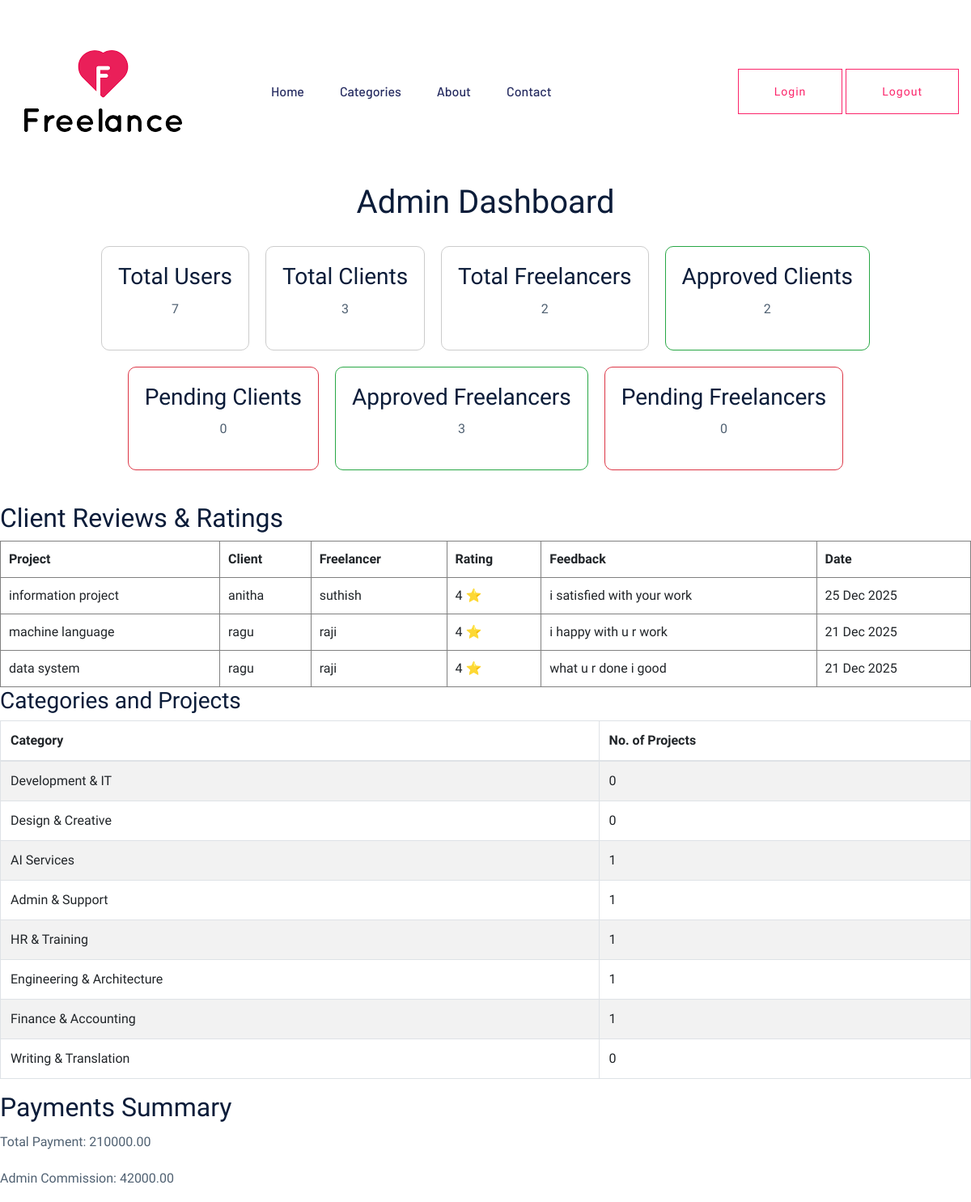
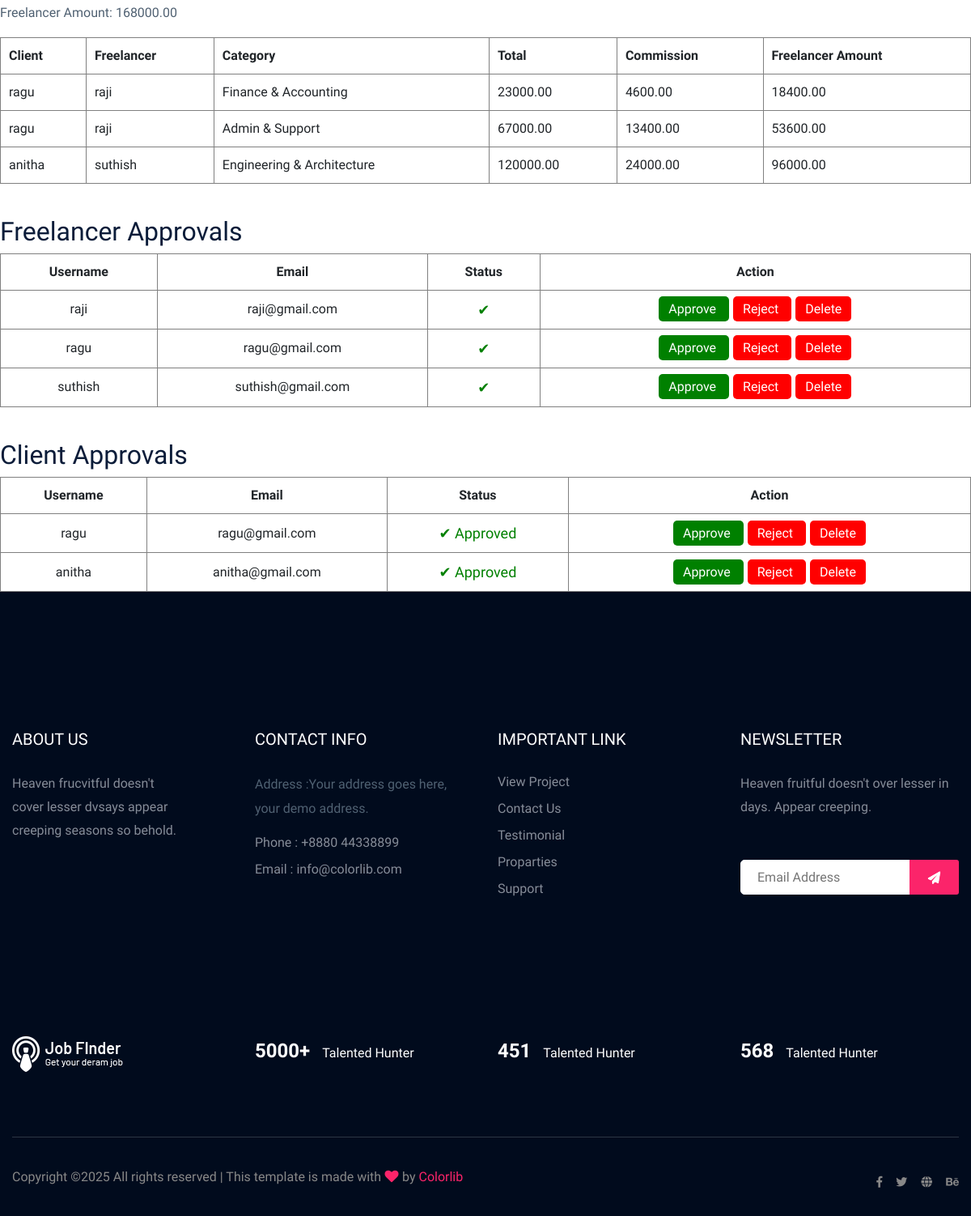
The page /accounts/admin/dashboard/ (signed in) on the database its author committed (2 pictures, top to bottom).
### payments/models.py (models this page shows, shortened)
class Review(models.Model):
    payment = models.OneToOneField(
        Payment,
        on_delete=models.CASCADE,
        related_name="review"
    )
    client = models.ForeignKey(
        User,
        on_delete=models.CASCADE,
        related_name="client_reviews"
    )
    freelancer = models.ForeignKey(
        User,
        on_delete=models.CASCADE,
        related_name="freelancer_reviews"
    )
    rating = models.PositiveSmallIntegerField(
        validators=[MinValueValidator(1), MaxValueValidator(5)]
    )
    feedback = models.TextField()
    created_at = models.DateTimeField(
        auto_now_add=True
    )

class Payment(models.Model):
    project = models.ForeignKey(
        Project,
        on_delete=models.CASCADE
    )
    client = models.ForeignKey(
        settings.AUTH_USER_MODEL,
        on_delete=models.CASCADE,
        related_name="client_payments"
    )
    freelancer = models.ForeignKey(
        settings.AUTH_USER_MODEL,
        on_delete=models.CASCADE,
        related_name="freelancer_payments"
    )
    total_amount = models.DecimalField(
        max_digits=10,
        decimal_places=2
    )
    admin_commission_percent = models.PositiveIntegerField(
        default=20
    )
    admin_amount = models.DecimalField(
        max_digits=10,
        decimal_places=2,
        editable=False
    )
    freelancer_amount = models.DecimalField(
        max_digits=10,
        decimal_places=2,
        editable=False
    )
    payment_status = models.CharField(
        max_length=20,
        choices=[
            ('pending', 'Pending'),
            ('completed', 'Completed')
        ],
        default='pending'
    )
    created_at = models.DateTimeField(
        auto_now_add=True
    )
    class Meta:
        constraints = [
            models.UniqueConstraint(
                fields=["project", "freelancer"],
                name="unique_payment_per_project_freelancer"
            )
        ]

### pages/models.py (models this page shows, shortened)
class Project(models.Model):
    client = models.ForeignKey('accounts.User', on_delete=models.CASCADE)
    category = models.ForeignKey(
        'Category',
        on_delete=models.CASCADE,
        related_name='projects',
        null=True,
        blank=True
    )
    title = models.CharField(max_length=255)
    description = models.TextField()
    budget = models.DecimalField(max_digits=10, decimal_places=2, null=True)
    deadline = models.DateField(null=True)
    created_at = models.DateTimeField(auto_now_add=True, null=True)
    status = models.CharField(
        max_length=20,
        choices=[
            ("Open", "Open"),
            ("Assigned", "Assigned"),
            ("Completed", "Completed"),
        ],
        default="Open"
    )
    assigned_freelancer = models.ForeignKey(
        'accounts.User',
        on_delete=models.SET_NULL,
        null=True,
        blank=True,
        related_name="assigned_projects"
    )
    is_paid = models.BooleanField(default=False)
    attachment = models.FileField(upload_to="project_files/", blank=True, null=True)

class Category(models.Model):
    name = models.CharField(max_length=100)
    icon = models.ImageField(upload_to='category_icons/', blank=True, null=True)
    @property
    def project_count(self):
        return self.project_set.count()
    project_count.fget.short_description = "Projects"

### accounts/models.py (models this page shows, shortened)
class User(AbstractUser):
    USER_TYPES = (
        ('admin', 'Admin'),
        ('client', 'Client'),
        ('freelancer', 'Freelancer'),
    )
    user_type = models.CharField(max_length=20, choices=USER_TYPES)
    is_approved = models.BooleanField(default=False)

class FreelancerProfile(models.Model):
    user = models.OneToOneField(User, on_delete=models.CASCADE)
    profile_image = models.ImageField(upload_to='profiles/', blank=True, null=True)
    skills = models.TextField(null=True,blank=True)
    experience = models.IntegerField(null=True,blank=True)
    hourly_rate = models.DecimalField(max_digits=10, decimal_places=2,null=True,blank=True)

class ClientProfile(models.Model):
    user = models.OneToOneField(User, on_delete=models.CASCADE)
    profile_image = models.ImageField(upload_to='profiles/', blank=True, null=True)
    company_name = models.CharField(max_length=200, blank=True)

### accounts/views.py (the view)
# urls.py: path('admin/dashboard/', views.admin_dashboard, name='admin_dashboard'),
@login_required
@user_passes_test(admin_check)
def admin_dashboard(request):
    freelancers = FreelancerProfile.objects.select_related('user').all()
    clients = ClientProfile.objects.select_related('user').all()
    categories =Category.objects.annotate(num_projects=Count('projects'))
    payments = Payment.objects.select_related('client', 'freelancer', 'project').all()
    reviews = Review.objects.select_related( "client","freelancer","payment__project").order_by("-created_at")
    total_payment_amount = sum(p.total_amount for p in payments)
    total_admin_commission = sum(p.admin_amount for p in payments)  # if you have commission field
    total_freelancer_amount = sum(p.freelancer_amount for p in payments)
    context = {
        'freelancers': freelancers,
        'clients': clients,
        'total_users': User.objects.count(),
        'total_clients': User.objects.filter(user_type='client').count(),
        'total_freelancers': User.objects.filter(user_type='freelancer').count(),
        'approved_clients': ClientProfile.objects.filter(user__is_approved=True).count(),
        'pending_clients': ClientProfile.objects.filter(user__is_approved=False).count(),
        'approved_freelancers': FreelancerProfile.objects.filter(user__is_approved=True).count(),
        'pending_freelancers': FreelancerProfile.objects.filter(user__is_approved=False).count(),
        'categories': categories,
        'payments': payments,
        "reviews": reviews,
        'total_payment_amount': total_payment_amount,
        'total_admin_commission': total_admin_commission,
        'total_freelancer_amount': total_freelancer_amount,
    }
    return render(request, 'accounts/admin_dashboard.html', context)

### accounts/views.py (called while the page is built)
def admin_check(user):
    return user.is_authenticated and user.is_staff

### templates/accounts/admin_dashboard.html
{% extends "base.html" %}
{% load static %}
{% block content %}
<h1 style="text-align:center; margin-bottom:30px;">Admin Dashboard</h1>
<div style="display:flex; gap:20px; flex-wrap:wrap; justify-content:center; margin-bottom:40px;">
    <div style="padding:20px; border:1px solid #ccc; border-radius:10px; min-width:150px; text-align:center;">
        <h3>Total Users</h3>
        <p>{{ total_users }}</p>
    </div>
    <div style="padding:20px; border:1px solid #ccc; border-radius:10px; min-width:150px; text-align:center;">
        <h3>Total Clients</h3>
        <p>{{ total_clients }}</p>
    </div>
    <div style="padding:20px; border:1px solid #ccc; border-radius:10px; min-width:150px; text-align:center;">
        <h3>Total Freelancers</h3>
        <p>{{ total_freelancers }}</p>
    </div>
    <div style="padding:20px; border:1px solid #28a745; color:#28a745; border-radius:10px; min-width:150px; text-align:center;">
        <h3>Approved Clients</h3>
        <p>{{ approved_clients }}</p>
    </div>
    <div style="padding:20px; border:1px solid #dc3545; color:#dc3545; border-radius:10px; min-width:150px; text-align:center;">
        <h3>Pending Clients</h3>
        <p>{{ pending_clients }}</p>
    </div>
    <div style="padding:20px; border:1px solid #28a745; color:#28a745; border-radius:10px; min-width:150px; text-align:center;">
        <h3>Approved Freelancers</h3>
        <p>{{ approved_freelancers }}</p>
    </div>
    <div style="padding:20px; border:1px solid #dc3545; color:#dc3545; border-radius:10px; min-width:150px; text-align:center;">
        <h3>Pending Freelancers</h3>
        <p>{{ pending_freelancers }}</p>
    </div>
</div>
<h2>Client Reviews & Ratings</h2>
<table border="1" cellpadding="10" width="100%">
    <tr>
        <th>Project</th>
        <th>Client</th>
        <th>Freelancer</th>
        <th>Rating</th>
        <th>Feedback</th>
        <th>Date</th>
    </tr>
    {% for review in reviews %}
    <tr>
        <td>{{ review.payment.project.title }}</td>
        <td>{{ review.client.username }}</td>
        <td>{{ review.freelancer.username }}</td>
        <td>{{ review.rating }} ⭐</td>
        <td>{{ review.feedback }}</td>
        <td>{{ review.created_at|date:"d M Y" }}</td>
    </tr>
    {% empty %}
    <tr>
        <td colspan="6" style="text-align:center;">No reviews yet</td>
    </tr>
    {% endfor %}
</table>
<h3>Categories and Projects</h3>
<table class="table table-bordered table-striped">
    <thead>
        <tr>
            <th>Category</th>
            <th>No. of Projects</th>
        </tr>
    </thead>
    <tbody>
        {% for category in categories %}
            <tr>
                <td>{{ category.name }}</td>
                <td>{{ category.num_projects }}</td>
            </tr>
        {% empty %}
            <tr>
                <td colspan="2">No categories found.</td>
            </tr>
        {% endfor %}
    </tbody>
</table>
<h2>Payments Summary</h2>
<p>Total Payment: {{ total_payment_amount }}</p>
<p>Admin Commission: {{ total_admin_commission }}</p>
<p>Freelancer Amount: {{ total_freelancer_amount }}</p>
<table border="1" cellpadding="10" width="100%">
    <tr>
        <th>Client</th>
        <th>Freelancer</th>
        <th>Category</th>
        <th>Total</th>
        <th>Commission</th>
        <th>Freelancer Amount</th>
    </tr>
    {% for payment in payments %}
    <tr>
        <td>{{ payment.client.username }}</td>
        <td>{{ payment.freelancer.username }}</td>
        <td>{{ payment.project.category.name }}</td>
        <td>{{ payment.total_amount }}</td>
        <td>{{ payment.admin_amount }}</td>
        <td>{{ payment.freelancer_amount }}</td>
    </tr>
    {% empty %}
    <tr><td colspan="6">No payments</td></tr>
    {% endfor %}
</table>
<h2 style="margin-top:40px;">Freelancer Approvals</h2>
<table border="1" cellpadding="10" width="100%" style="text-align:center;">
    <tr>
        <th>Username</th>
        <th>Email</th>
        <th>Status</th>
        <th>Action</th>
    </tr>
    {% for freelancer in freelancers %}
    <tr>
        <td>{{ freelancer.user.username }}</td>
        <td>{{ freelancer.user.email }}</td>
        <td>
            {% if freelancer.user.is_approved %}
                <span style="color:green; font-size:18px;">✔</span>
            {% else %}
                <span style="color:red; font-size:18px;">✖</span>
            {% endif %}
        </td>
        <td>
            <a href="{% url 'approve_user' freelancer.user.id %}"
               style="padding:6px 12px; background:green; color:white; border-radius:5px; text-decoration:none;">
                Approve
            </a>
            <a href="{% url 'reject_user' freelancer.user.id %}"
               style="padding:6px 12px; background:red; color:white; border-radius:5px; text-decoration:none; margin-left:5px;">
                Reject
            </a>
            <a href="{% url 'delete_user' freelancer.user.id %}"
               style="padding:6px 12px; background:red; color:white; border-radius:5px; text-decoration:none; margin-left:5px;">
                Delete
            </a>
        </td>
    </tr>
    {% endfor %}
</table>
<h2 style="margin-top:40px;">Client Approvals</h2>
<table border="1" cellpadding="10" width="100%" style="text-align:center;">
    <tr>
        <th>Username</th>
        <th>Email</th>
        <th>Status</th>
        <th>Action</th>
    </tr>
    {% for client in clients %}
    <tr>
        <td>{{ client.user.username }}</td>
        <td>{{ client.user.email }}</td>
        <td>
            {% if client.user.is_approved %}
                <span style="color:green; font-size:18px;">✔ Approved</span>
            {% else %}
                <span style="color:red; font-size:18px;">✖ Not Approved</span>
            {% endif %}
        </td>
        <td>
            <a href="{% url 'approve_user' client.user.id %}"
               style="padding:6px 12px; background:green; color:white;
                      border-radius:5px; text-decoration:none;">
                Approve
            </a>
            <a href="{% url 'reject_user' client.user.id %}"
               style="padding:6px 12px; background:red; color:white;
                      border-radius:5px; text-decoration:none; margin-left:5px;">
                Reject
            </a>
            <a href="{% url 'delete_user' client.user.id %}"
               style="padding:6px 12px; background:red; color:white;
                      border-radius:5px; text-decoration:none; margin-left:5px;">
                Delete
            </a>
        </td>
    </tr>
    {% endfor %}
</table>
{%endblock%}

### rows shown on the page
Review: payment.project "information project", client.username "anitha", freelancer.username "suthish", rating "4", feedback "i satisfied with your work", created_at "25 Dec 2025"
Review: payment.project "machine language", client.username "ragu", freelancer.username "raji", rating "4", feedback "i happy with u r work", created_at "21 Dec 2025"
Review: payment.project "data system", client.username "ragu", freelancer.username "raji", rating "4", feedback "what u r done i good", created_at "21 Dec 2025"
Category: name "Development & IT", num_projects "0"
Category: name "Design & Creative", num_projects "0"
Category: name "AI Services", num_projects "1"
Category: name "Admin & Support", num_projects "1"
Category: name "HR & Training", num_projects "1"
Category: name "Engineering & Architecture", num_projects "1"
Category: name "Finance & Accounting", num_projects "1"
Category: name "Writing & Translation", num_projects "0"
Payment: client.username "ragu", freelancer.username "raji", project.category.name "Finance & Accounting", total_amount "23000.00", admin_amount "4600.00", freelancer_amount "18400.00"
Payment: client.username "ragu", freelancer.username "raji", project.category.name "Admin & Support", total_amount "67000.00", admin_amount "13400.00", freelancer_amount "53600.00"
Payment: client.username "anitha", freelancer.username "suthish", project.category.name "Engineering & Architecture", total_amount "120000.00", admin_amount "24000.00", freelancer_amount "96000.00"
FreelancerProfile: user.username "raji", user.email "raji@gmail.com"
FreelancerProfile: user.username "ragu", user.email "ragu@gmail.com"
FreelancerProfile: user.username "suthish", user.email "suthish@gmail.com"
ClientProfile: user.username "ragu", user.email "ragu@gmail.com", shows "✔ Approved"
ClientProfile: user.username "anitha", user.email "anitha@gmail.com", shows "✔ Approved"

### other values the page prints
{{ total_users }} "7"
{{ total_clients }} "3"
{{ total_freelancers }} "2"
{{ approved_clients }} "2"
{{ pending_clients }} "0"
{{ approved_freelancers }} "3"
{{ pending_freelancers }} "0"
{{ total_payment_amount }} "210000.00"
{{ total_admin_commission }} "42000.00"
{{ total_freelancer_amount }} "168000.00"
